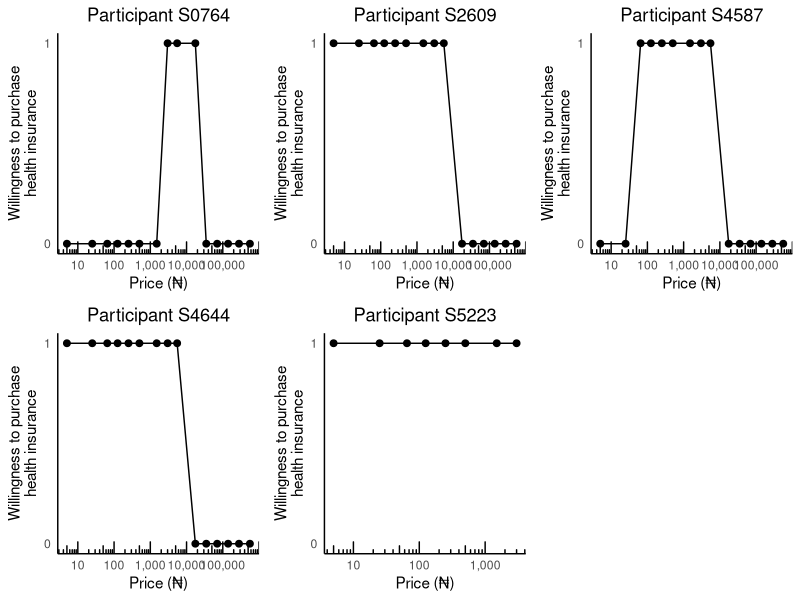

The R source for this figure:
library(ggplot2)
library(tidyr)
library(scales)
library(dplyr)

# Raw data
Price <- c(5, 25, 65, 125, 250, 500, 1500, 3000, 5500, 17500, 35000, 70000, 140000, 280000, 560000)
S4644 <- c(1, 1, 1, 1, 1, 1, 1, 1, 1, 0, 0, 0, 0, 0, 0)
S5223 <- c(1, 1, 1, 1, 1, 1, 1, 1)
S0764 <- c(0, 0, 0, 0, 0, 0, 0, 1, 1, 1, 0, 0, 0, 0, 0)
S4587 <- c(0, 0, 1, 1, 1, 1, 1, 1, 1, 0, 0, 0, 0, 0, 0)
S2609 <- c(1, 1, 1, 1, 1, 1, 1, 1, 1, 0, 0, 0, 0, 0, 0)

# Create separate data frames for each subject
df_4644 <- data.frame(x = Price, y = S4644, subject = "S4644")
df_5223 <- data.frame(x = Price[1:8], y = S5223[1:8], subject = "S5223")
df_0764 <- data.frame(x = Price, y = S0764, subject = "S0764")
df_4587 <- data.frame(x = Price, y = S4587, subject = "S4587")
df_2609 <- data.frame(x = Price, y = S2609, subject = "S2609")

# Combine all data frames
df_long <- rbind(df_4644, df_5223, df_0764, df_4587, df_2609)

# Plot function with line
plot_with_line <- function(subject_data, subject_name) {
  ggplot(subject_data, aes(x = x, y = y)) +
    geom_point(size = 2) +
    geom_line() +
    scale_x_log10(breaks = c(1, 10, 100, 1000, 10000, 100000),
                  labels = function(x) paste0(scales::comma(x))) +
    scale_y_continuous(breaks = c(0, 1), limits = c(0, 1)) +
    labs(title = paste("Participant", subject_name),
         x = "Price (₦)",
         y = "Willingness to purchase\nhealth insurance") +
    theme_minimal() +
    theme(panel.grid = element_blank(),
          axis.line = element_line(color = "black"),
          plot.title = element_text(hjust = 0.5)) +
    annotation_logticks(sides = "b")
}

# Create plots
plots <- lapply(split(df_long, df_long$subject), function(data) {
  plot_with_line(data, unique(data$subject))
})

# Display plots
gridExtra::grid.arrange(grobs = plots, ncol = 3)